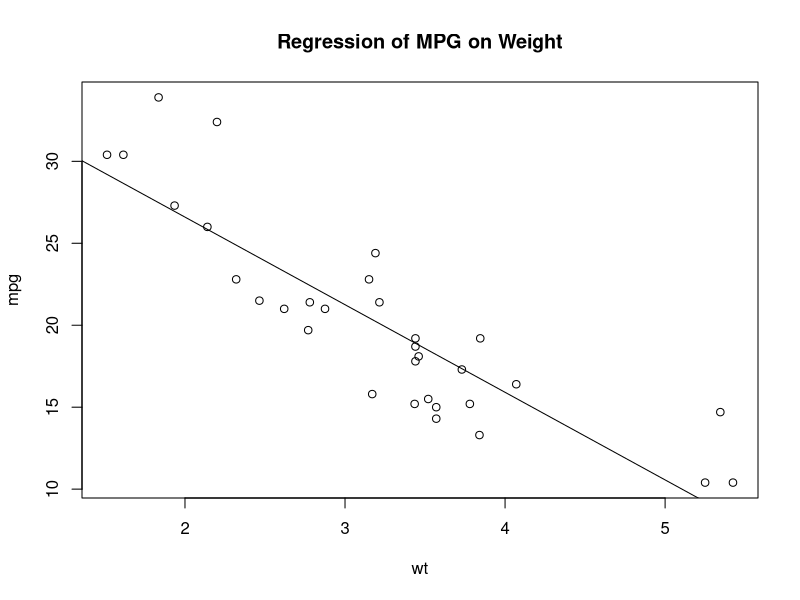
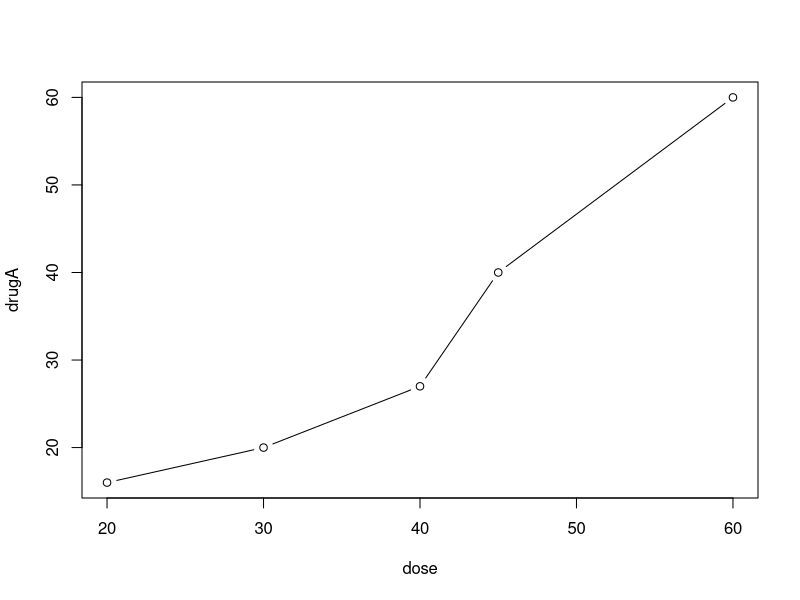
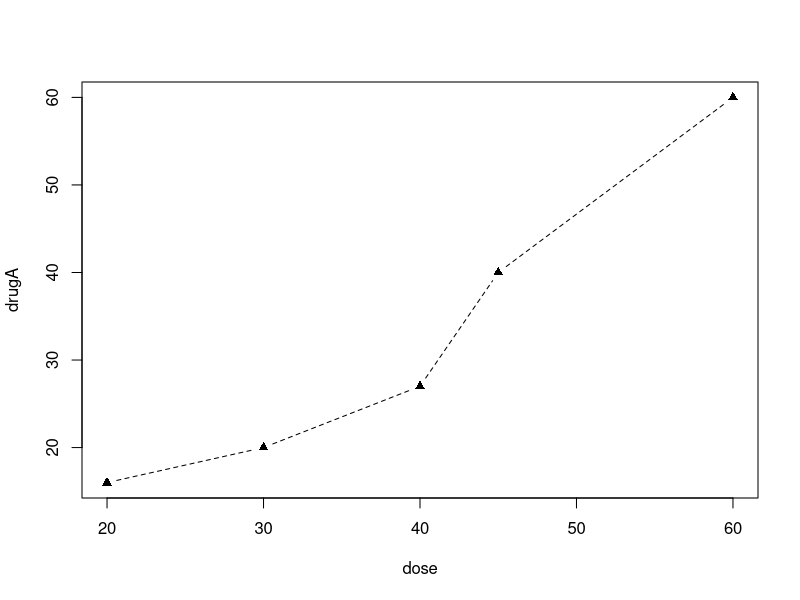
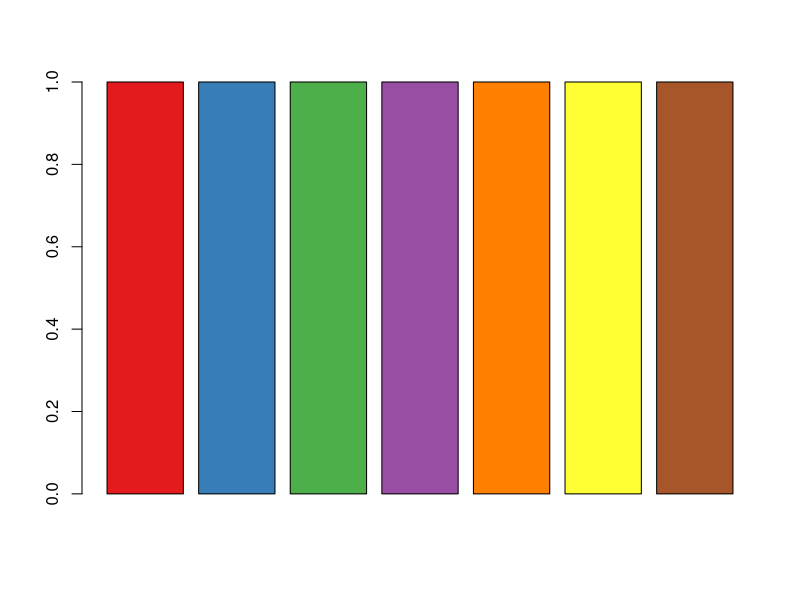
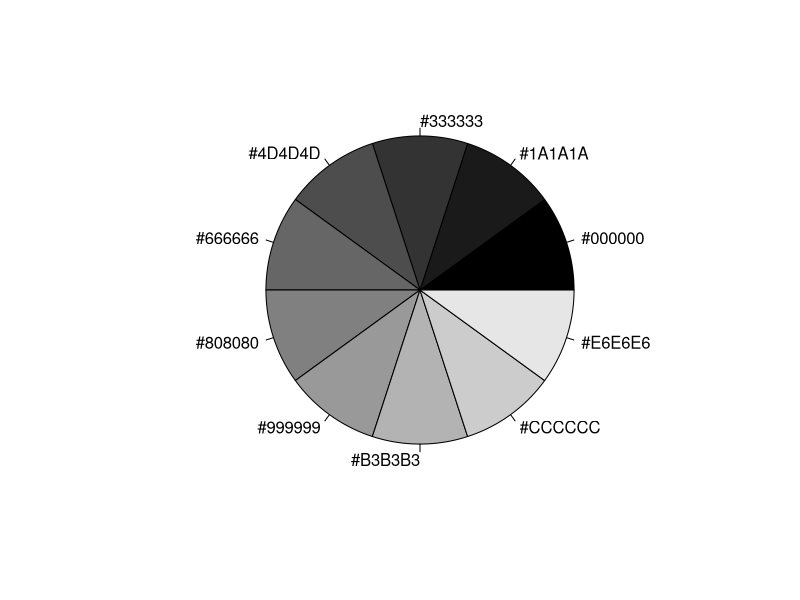
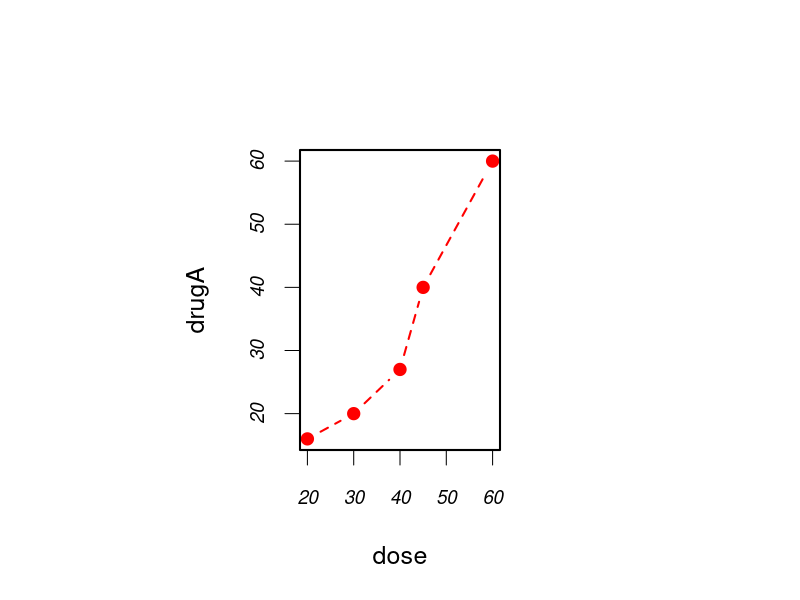
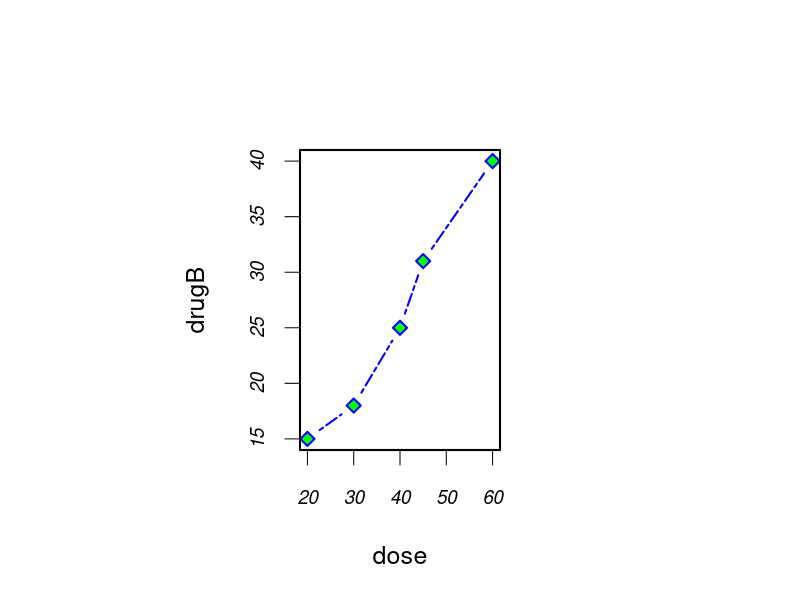
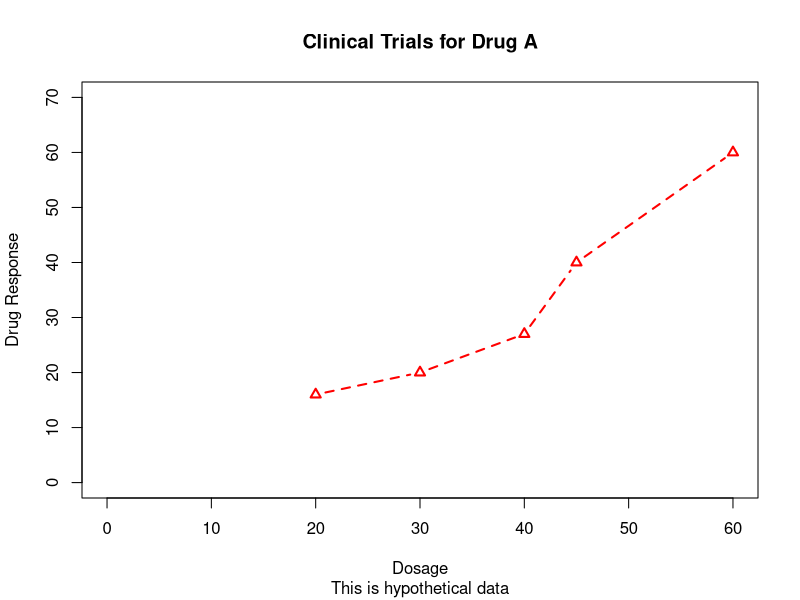

These figures' R source, in order:
# basic line plot with line of best fit
attach(mtcars)
plot(wt, mpg)
abline(lm(mpg~wt))
title('Regression of MPG on Weight')
detach(mtcars)

# basic line graph
dose <- c(20, 30, 40, 45, 60)
drugA <- c(16, 20, 27, 40, 60)
drugB <- c(15, 18, 25, 31, 40)
plot(dose, drugA, type = 'b')

# messing around with par()
opar <- par(no.readonly = TRUE)
par(lty = 2, pch = 17)
plot(dose, drugA, type = 'b')
par(opar)

# some built-in R color palettes
rainbow(10)
heat.colors(10)
terrain.colors(10)

# using RColorBrewer package
library(RColorBrewer)
n <- 7
mycolors <- brewer.pal(n, 'Set1')
barplot(rep(1, n), col = mycolors)

# grayscale plots
n <- 10
mygrays <- gray(0:n/n)
pie(rep(1, n), labels = mygrays, col = mygrays)

# Adjusting all sorts of parameters here
par(pin = c(2, 3))
par(lwd = 2, cex = 1.5)
par(cex.axis = 0.75, font.axis = 3)
plot(dose, drugA, type = 'b', pch = 19, lty = 2, col = 'red')
plot(dose, drugB, type = 'b', pch = 23, lty = 6, col = 'blue', bg = 'green')
par(opar)

# Adjusting text and axes
plot(dose, drugA, type = 'b', col = 'red', lty = 2, pch = 2, lwd = 2,
     main = 'Clinical Trials for Drug A', sub = 'This is hypothetical data', xlab = 'Dosage',
     ylab = 'Drug Response', xlim = c(0, 60), ylim = c(0, 70))

# A pretty ridiculous usage of R's default graphing features
x <- c(1:10)
y <- x
z <- 10/x
par(mar = c(5, 4, 4, 8) + 0.1)
plot(x, y, type = 'b', pch = 21, col = 'red', yaxt = 'n', lty = 3, ann = FALSE)
lines(x, z, type = 'b', pch = 22, col = 'blue', lty = 2)
axis(2, at = x, labels = x, col.axis = 'red', las = 2)
axis(4, at = z, labels = round(z, digits = 2), col.axis = 'blue', las = 2, cex.axis = 0.7, tck = -0.1)
mtext('y=1/x', side = 4, line = 3, cex.label = 1, las = 2, col = 'blue')
title('An Example of Creative Axes', xlab = 'X values', ylab = 'Y=X')
par(opar)

# Including legends and reference lines, multiple graphs in same plot, etc.
par(lwd = 2, cex = 1.5, font.lab = 2)
plot(dose, drugA, type = 'b', pch = 15, lty = 1, col = 'red', ylim = c(0, 60),
     main = 'Drug A vs. Drug B', xlab = 'Drug Dosage', ylab = 'Drug Response')
lines(dose, drugB, type = 'b', pch = 17, lty = 2, col = 'blue')
abline(h = c(30), lwd = 1.5, lty = 2, col = 'gray')
library(Hmisc)
minor.tick(nx = 3, ny = 3, tick.ratio = 0.5)
legend('topleft', inset = 0.05, title = 'Drug Type', c("A", "B"), lty = c(1, 2), pch = c(15, 17),
       col = c('red', 'blue'))
par(opar)

# Adding text annotations
attach(mtcars)
plot(wt, mpg, main = 'Mileage vs. Car Weight', xlab = 'Weight', ylab = 'Mileage', pch = 18, col = 'blue')
text(wt, mpg, row.names(mtcars), cex = 0.6, pos = 4, col = 'red')
detach(mtcars)

# Adjusting font families
par(cex = 1.5)
plot(1:7, 1:7, type = 'n')
text(3, 3, 'Example of default text')
text(4, 4, family = 'mono', 'Example of mono-spaced text')
text(5, 5, family = 'serif', 'Example of serif text')
par(opar)

# TeX-like rules for mathematical figures
demo(plotmath)

# Static Dashboard
attach(mtcars)
par(mfrow = c(2, 2))
plot(wt, mpg, main = 'Scatterplot of wt vs. mpg')
plot(wt, disp, main = 'Scatterplot of wt vs. disp')
hist(wt, main = 'Histogram of wt')
boxplot(wt, main = 'Boxplot of wt')
par(opar)
detach(mtcars)

# Using the layout() function; numbers in matrix tell you the position of the plots
attach(mtcars)
layout(matrix(c(1, 1, 2, 3), 2, 2, byrow = TRUE))
hist(wt)
hist(mpg)
hist(disp)
detach(mtcars)

# Further adjusting the size of the plots after their position is established
attach(mtcars)
layout(matrix(c(1, 1, 2, 3), 2, 2, byrow = TRUE), widths = c(3, 1), heights = c(1, 2))
hist(wt)
hist(mpg)
hist(disp)
detach(mtcars)

# Manually placing different figures onto the chart using par()
par(fig = c(0, 0.8, 0, 0.8))
plot(mtcars$mpg, mtcars$wt, xlab = 'Miles Per Gallon', ylab = 'Car Weight')
par(fig = c(0, 0.8, 0.55, 1), new = TRUE)
boxplot(mtcars$mpg, axes = FALSE, horizontal = TRUE)
par(fig = c(0.65, 1, 0, 0.8), new = TRUE)
boxplot(mtcars$wt, axes = FALSE)
mtext('Enhanced Scatterplot', side = 3, outer = TRUE, line = -3)
par(opar)
